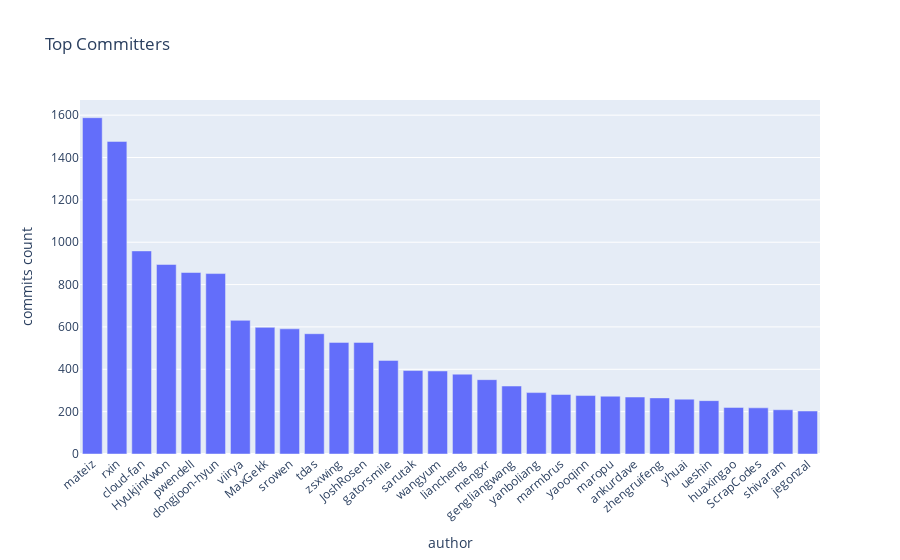

Notebook code for this chart:
### Code cell
fig = go.Figure(
    go.Bar(x=top_authors.index,
           y=top_authors.commit_count)
)
fig.update_layout(
    title="Top Committers",
    xaxis_title="author",
    yaxis_title="commits count",
    xaxis_tickmode = 'linear',
    xaxis_tickangle=-40)
fig.show()

### Figure 1 — Plotly figure (JSON) as saved in the notebook; plotly's stock layout.template omitted (floating-point values rounded to 4 significant figures)
{"data": [{"type": "bar", "x": ["mateiz", "rxin", "cloud-fan", "HyukjinKwon", "pwendell", "dongjoon-hyun", "viirya", "MaxGekk", "srowen", "tdas", "zsxwing", "JoshRosen", "gatorsmile", "sarutak", "wangyum", "liancheng", "mengxr", "gengliangwang", "yanboliang", "marmbrus", "yaooqinn", "maropu", "ankurdave", "zhengruifeng", "yhuai", "ueshin", "huaxingao", "ScrapCodes", "shivaram", "jegonzal"], "y": [1588, 1476, 959, 895, 857, 852, 631, 598, 591, 568, 527, 527, 442, 394, 392, 377, 351, 321, 290, 281, 276, 273, 269, 265, 259, 252, 220, 218, 209, 203]}], "layout": {"title": {"text": "Top Committers"}, "xaxis": {"tickangle": -40, "tickmode": "linear", "title": {"text": "author"}}, "yaxis": {"title": {"text": "commits count"}}}}
